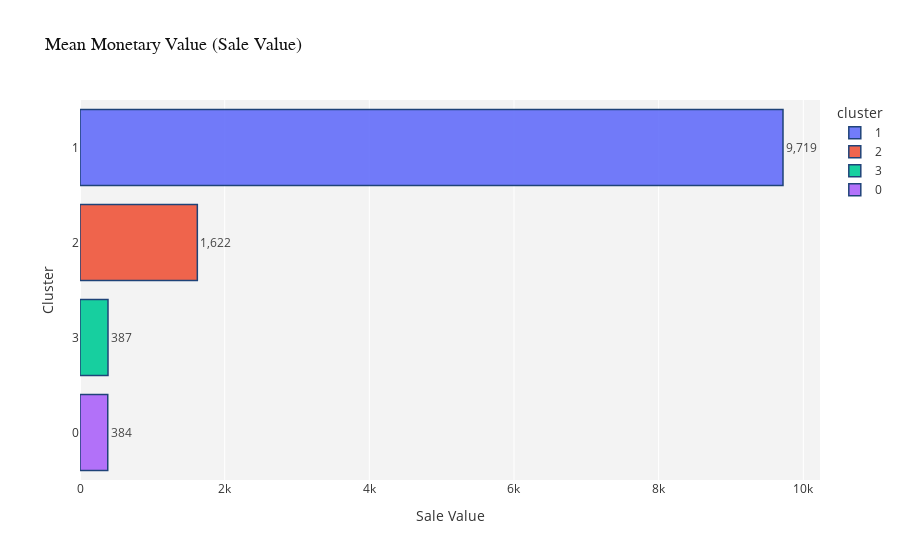
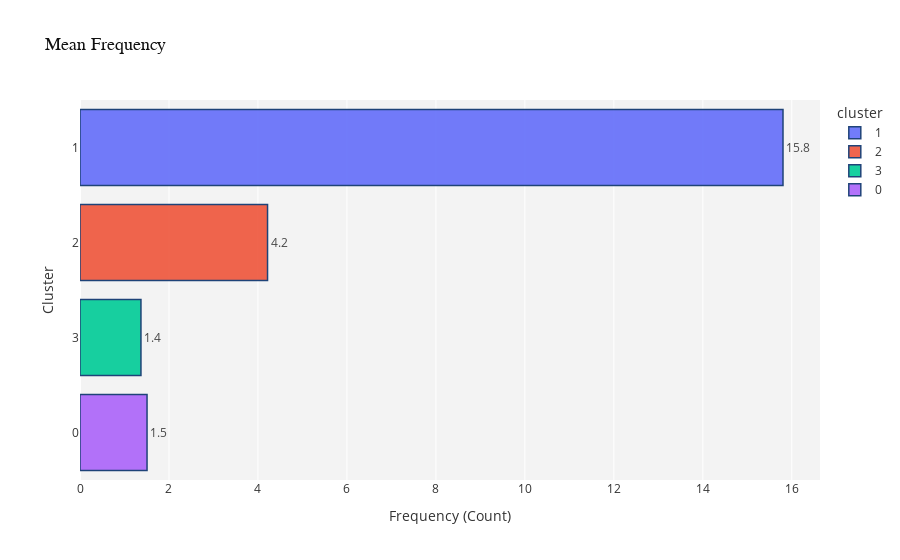
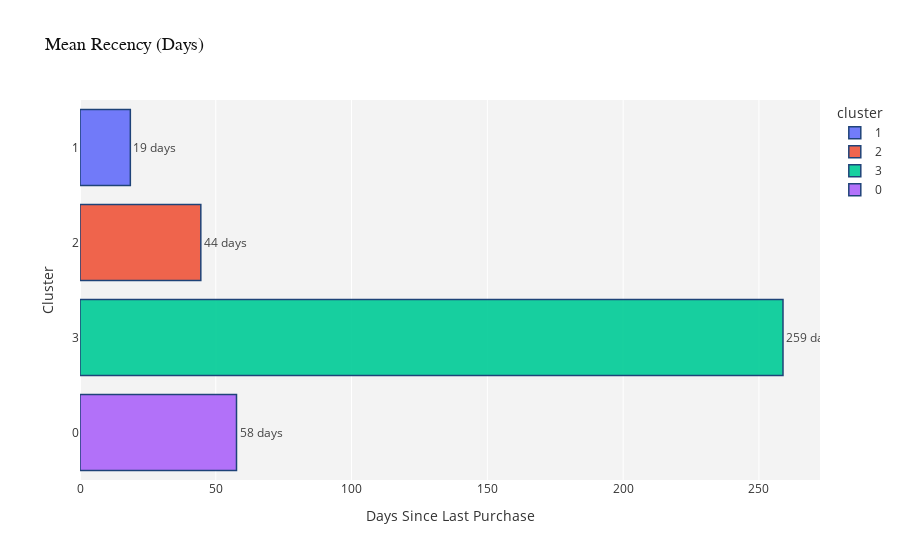

The notebook cell saved with these charts, in order:
### Code cell
plot_cluster_means_comparison(df_real_values)

### Figure 1 — Plotly figure (JSON) as saved in the notebook; plotly's stock layout.template omitted (floating-point values rounded to 4 significant figures)
{"data": [{"hovertemplate": "<b>Cluster %{y}</b><br>Mean Value: %{x:,.2f}<extra></extra>", "legendgroup": "1", "marker": {"color": "#636EFA", "line": {"color": "rgb(8,48,107)", "width": 1.5}, "pattern": {"shape": ""}}, "name": "1", "opacity": 0.9, "orientation": "h", "showlegend": true, "text": [9719.0], "textfont": {"color": "#333333", "size": 12}, "textposition": "outside", "texttemplate": "%{x:,.0f}", "type": "bar", "x": [9719.0], "xaxis": "x", "y": ["1"], "yaxis": "y"}, {"hovertemplate": "<b>Cluster %{y}</b><br>Mean Value: %{x:,.2f}<extra></extra>", "legendgroup": "2", "marker": {"color": "#EF553B", "line": {"color": "rgb(8,48,107)", "width": 1.5}, "pattern": {"shape": ""}}, "name": "2", "opacity": 0.9, "orientation": "h", "showlegend": true, "text": [1622.0], "textfont": {"color": "#333333", "size": 12}, "textposition": "outside", "texttemplate": "%{x:,.0f}", "type": "bar", "x": [1622.0], "xaxis": "x", "y": ["2"], "yaxis": "y"}, {"hovertemplate": "<b>Cluster %{y}</b><br>Mean Value: %{x:,.2f}<extra></extra>", "legendgroup": "3", "marker": {"color": "#00CC96", "line": {"color": "rgb(8,48,107)", "width": 1.5}, "pattern": {"shape": ""}}, "name": "3", "opacity": 0.9, "orientation": "h", "showlegend": true, "text": [387.1], "textfont": {"color": "#333333", "size": 12}, "textposition": "outside", "texttemplate": "%{x:,.0f}", "type": "bar", "x": [387.1], "xaxis": "x", "y": ["3"], "yaxis": "y"}, {"hovertemplate": "<b>Cluster %{y}</b><br>Mean Value: %{x:,.2f}<extra></extra>", "legendgroup": "0", "marker": {"color": "#AB63FA", "line": {"color": "rgb(8,48,107)", "width": 1.5}, "pattern": {"shape": ""}}, "name": "0", "opacity": 0.9, "orientation": "h", "showlegend": true, "text": [383.6], "textfont": {"color": "#333333", "size": 12}, "textposition": "outside", "texttemplate": "%{x:,.0f}", "type": "bar", "x": [383.6], "xaxis": "x", "y": ["0"], "yaxis": "y"}], "layout": {"barmode": "relative", "font": {"color": "#333333"}, "hovermode": "y unified", "legend": {"title": {"text": "cluster"}, "tracegroupgap": 0}, "paper_bgcolor": "white", "plot_bgcolor": "rgba(240,240,240,0.8)", "title": {"font": {"color": "#111111", "family": "Arial", "size": 18}, "text": "Mean Monetary Value (Sale Value)"}, "xaxis": {"anchor": "y", "domain": [0, 1], "gridcolor": "white", "gridwidth": 1, "showgrid": true, "title": {"text": "Sale Value"}}, "yaxis": {"anchor": "x", "categoryarray": ["0", "3", "2", "1"], "categoryorder": "array", "domain": [0, 1], "showgrid": false, "title": {"text": "Cluster"}}}}

### Figure 2 — Plotly figure (JSON) as saved in the notebook; plotly's stock layout.template omitted (floating-point values rounded to 4 significant figures)
{"data": [{"hovertemplate": "<b>Cluster %{y}</b><br>Mean Frequency: %{x:.2f}<extra></extra>", "legendgroup": "1", "marker": {"color": "#636EFA", "line": {"color": "rgb(8,48,107)", "width": 1.5}, "pattern": {"shape": ""}}, "name": "1", "opacity": 0.9, "orientation": "h", "showlegend": true, "text": [15.8], "textfont": {"color": "#333333", "size": 12}, "textposition": "outside", "texttemplate": "%{x:.1f}", "type": "bar", "x": [15.8], "xaxis": "x", "y": ["1"], "yaxis": "y"}, {"hovertemplate": "<b>Cluster %{y}</b><br>Mean Frequency: %{x:.2f}<extra></extra>", "legendgroup": "2", "marker": {"color": "#EF553B", "line": {"color": "rgb(8,48,107)", "width": 1.5}, "pattern": {"shape": ""}}, "name": "2", "opacity": 0.9, "orientation": "h", "showlegend": true, "text": [4.216], "textfont": {"color": "#333333", "size": 12}, "textposition": "outside", "texttemplate": "%{x:.1f}", "type": "bar", "x": [4.216], "xaxis": "x", "y": ["2"], "yaxis": "y"}, {"hovertemplate": "<b>Cluster %{y}</b><br>Mean Frequency: %{x:.2f}<extra></extra>", "legendgroup": "3", "marker": {"color": "#00CC96", "line": {"color": "rgb(8,48,107)", "width": 1.5}, "pattern": {"shape": ""}}, "name": "3", "opacity": 0.9, "orientation": "h", "showlegend": true, "text": [1.37], "textfont": {"color": "#333333", "size": 12}, "textposition": "outside", "texttemplate": "%{x:.1f}", "type": "bar", "x": [1.37], "xaxis": "x", "y": ["3"], "yaxis": "y"}, {"hovertemplate": "<b>Cluster %{y}</b><br>Mean Frequency: %{x:.2f}<extra></extra>", "legendgroup": "0", "marker": {"color": "#AB63FA", "line": {"color": "rgb(8,48,107)", "width": 1.5}, "pattern": {"shape": ""}}, "name": "0", "opacity": 0.9, "orientation": "h", "showlegend": true, "text": [1.507], "textfont": {"color": "#333333", "size": 12}, "textposition": "outside", "texttemplate": "%{x:.1f}", "type": "bar", "x": [1.507], "xaxis": "x", "y": ["0"], "yaxis": "y"}], "layout": {"barmode": "relative", "font": {"color": "#333333"}, "hovermode": "y unified", "legend": {"title": {"text": "cluster"}, "tracegroupgap": 0}, "paper_bgcolor": "white", "plot_bgcolor": "rgba(240,240,240,0.8)", "title": {"font": {"color": "#111111", "family": "Arial", "size": 18}, "text": "Mean Frequency"}, "xaxis": {"anchor": "y", "domain": [0, 1], "gridcolor": "white", "gridwidth": 1, "showgrid": true, "title": {"text": "Frequency (Count)"}}, "yaxis": {"anchor": "x", "categoryarray": ["0", "3", "2", "1"], "categoryorder": "array", "domain": [0, 1], "showgrid": false, "title": {"text": "Cluster"}}}}

### Figure 3 — Plotly figure (JSON) as saved in the notebook; plotly's stock layout.template omitted (floating-point values rounded to 4 significant figures)
{"data": [{"hovertemplate": "<b>Cluster %{y}</b><br>Mean Recency: %{x:,.0f} days<extra></extra>", "legendgroup": "1", "marker": {"color": "#636EFA", "line": {"color": "rgb(8,48,107)", "width": 1.5}, "pattern": {"shape": ""}}, "name": "1", "opacity": 0.9, "orientation": "h", "showlegend": true, "text": [18.54], "textfont": {"color": "#333333", "size": 12}, "textposition": "outside", "texttemplate": "%{x:.0f} days", "type": "bar", "x": [18.54], "xaxis": "x", "y": ["1"], "yaxis": "y"}, {"hovertemplate": "<b>Cluster %{y}</b><br>Mean Recency: %{x:,.0f} days<extra></extra>", "legendgroup": "2", "marker": {"color": "#EF553B", "line": {"color": "rgb(8,48,107)", "width": 1.5}, "pattern": {"shape": ""}}, "name": "2", "opacity": 0.9, "orientation": "h", "showlegend": true, "text": [44.49], "textfont": {"color": "#333333", "size": 12}, "textposition": "outside", "texttemplate": "%{x:.0f} days", "type": "bar", "x": [44.49], "xaxis": "x", "y": ["2"], "yaxis": "y"}, {"hovertemplate": "<b>Cluster %{y}</b><br>Mean Recency: %{x:,.0f} days<extra></extra>", "legendgroup": "3", "marker": {"color": "#00CC96", "line": {"color": "rgb(8,48,107)", "width": 1.5}, "pattern": {"shape": ""}}, "name": "3", "opacity": 0.9, "orientation": "h", "showlegend": true, "text": [258.9], "textfont": {"color": "#333333", "size": 12}, "textposition": "outside", "texttemplate": "%{x:.0f} days", "type": "bar", "x": [258.9], "xaxis": "x", "y": ["3"], "yaxis": "y"}, {"hovertemplate": "<b>Cluster %{y}</b><br>Mean Recency: %{x:,.0f} days<extra></extra>", "legendgroup": "0", "marker": {"color": "#AB63FA", "line": {"color": "rgb(8,48,107)", "width": 1.5}, "pattern": {"shape": ""}}, "name": "0", "opacity": 0.9, "orientation": "h", "showlegend": true, "text": [57.63], "textfont": {"color": "#333333", "size": 12}, "textposition": "outside", "texttemplate": "%{x:.0f} days", "type": "bar", "x": [57.63], "xaxis": "x", "y": ["0"], "yaxis": "y"}], "layout": {"barmode": "relative", "font": {"color": "#333333"}, "hovermode": "y unified", "legend": {"title": {"text": "cluster"}, "tracegroupgap": 0}, "paper_bgcolor": "white", "plot_bgcolor": "rgba(240,240,240,0.8)", "title": {"font": {"color": "#111111", "family": "Arial", "size": 18}, "text": "Mean Recency (Days)"}, "xaxis": {"anchor": "y", "domain": [0, 1], "gridcolor": "white", "gridwidth": 1, "showgrid": true, "title": {"text": "Days Since Last Purchase"}}, "yaxis": {"anchor": "x", "categoryarray": ["0", "3", "2", "1"], "categoryorder": "array", "domain": [0, 1], "showgrid": false, "title": {"text": "Cluster"}}}}
